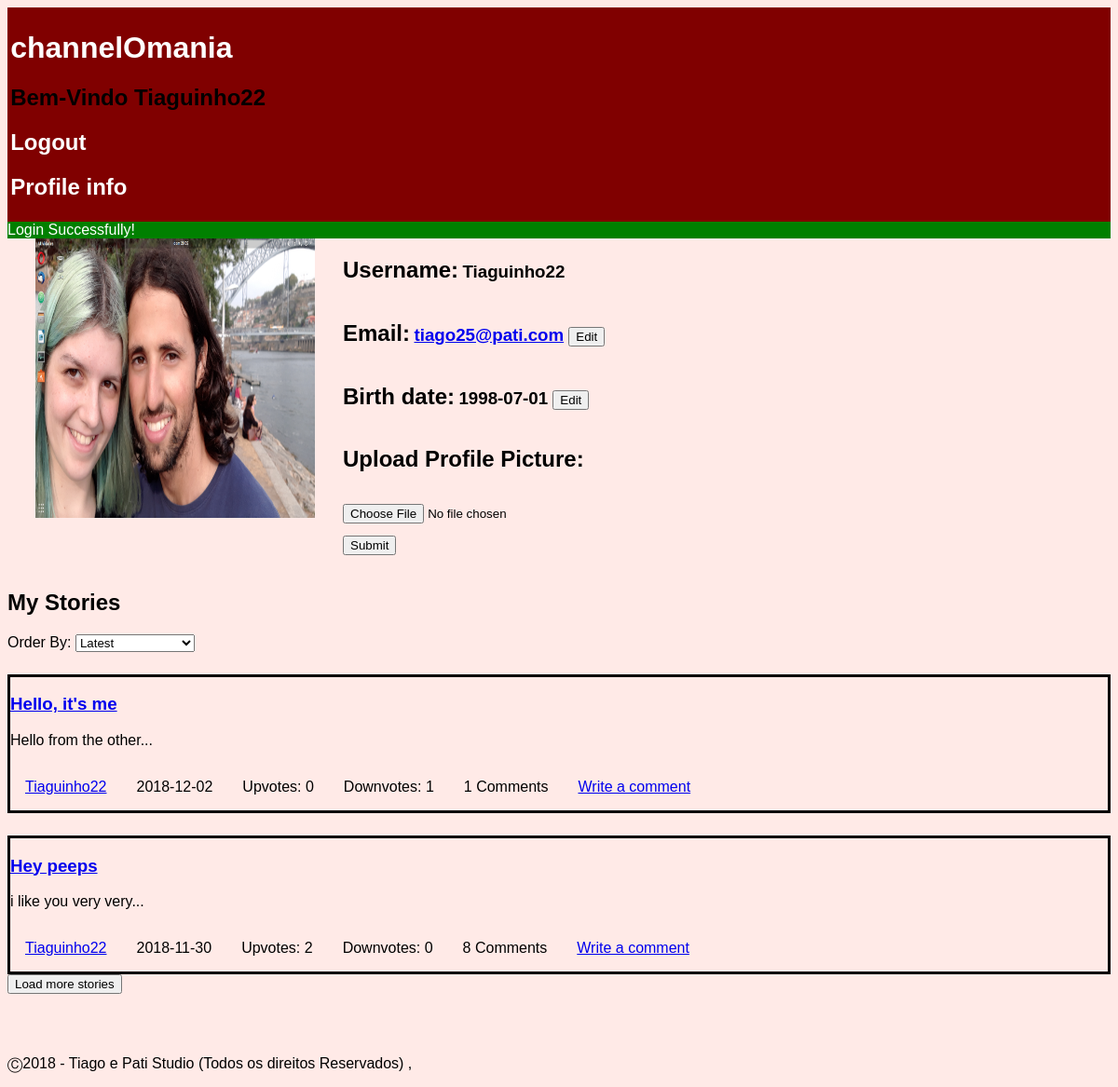
/pages/profile.php (signed in), run on an earlier commit of the app's database.
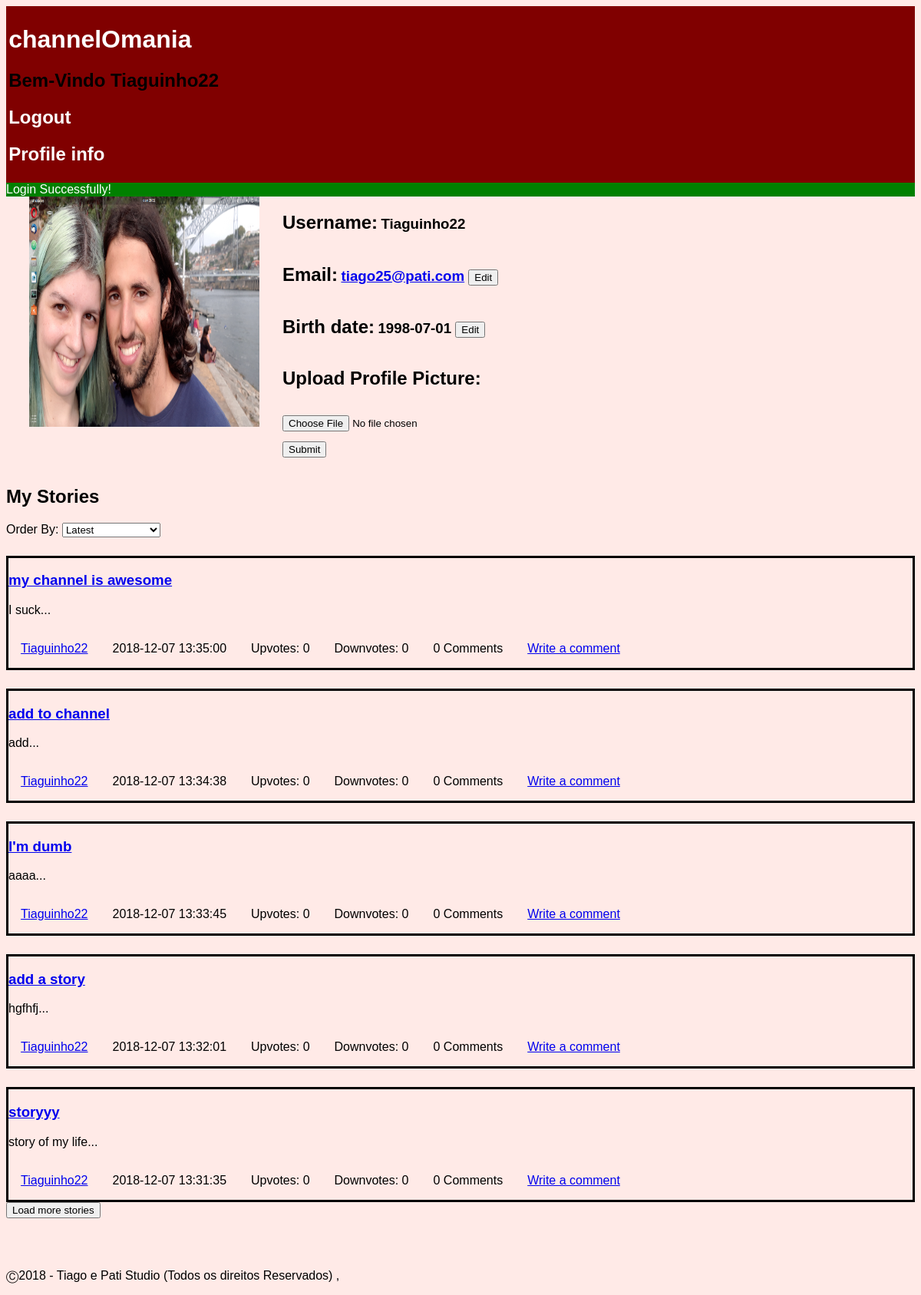
And on a later commit of the database.
### tables this page shows
CREATE TABLE 'story'
(
	'storyID' INTEGER NOT NULL PRIMARY KEY,
	'title' TEXT NOT NULL,
	'content' TEXT NOT NULL,
	'upvotes' INTEGER NOT NULL DEFAULT 0,
	'downvotes' INTEGER NOT NULL DEFAULT 0,
	'author' INTEGER NOT NULL,
	'date' TEXT NOT NULL,
	'channel' INTEGER NOT NULL,
	CONSTRAINT 'FK_author' FOREIGN KEY ('author') REFERENCES 'user' ('ID') ON DELETE No Action ON UPDATE No Action,
	CONSTRAINT 'FK_story_channel' FOREIGN KEY ('channel') REFERENCES 'channel' ('ID') ON DELETE No Action ON UPDATE No Action
);

CREATE TABLE 'user'
(
	'ID' INTEGER NOT NULL PRIMARY KEY AUTOINCREMENT,
	'username' TEXT NOT NULL,
	'email' TEXT NOT NULL,
	'password' TEXT NOT NULL,
	'birth' TEXT ,
	'profilePic' TEXT,
	CONSTRAINT 'username' UNIQUE ('username')
);

### database/db_list.php (called while the page is built, shortened)
<?php
function listProfile($username) {
  $db = Database::instance()->db();
  $stmt = $db->prepare('SELECT * FROM user WHERE username = ?');
  $stmt->execute(array($username));
  return $stmt->fetch();
}
function getStoriesByUser($username,$sort='',$offset=0,$limit=5) {
  switch($sort){
    default:
      $order = 'storyID DESC';
      break;
  }
  $db = Database::instance()->db();
  $stmt = $db->prepare('SELECT *,(SELECT COUNT(*) FROM comment WHERE comment.story == storyID) AS n_comments FROM story INNER JOIN user ON user.ID == story.author WHERE user.username == ? ORDER BY '.$order.' LIMIT ? OFFSET ?');
  $stmt->execute(array($username,$limit,$offset));
  return $stmt->fetchAll();
}
?>

### templates/tpl_mainpage.php (the view, shortened to what this page needs)
<?php include_once('../templates/tpl_story.php'); ?>
<?php function draw_story_list_item($story) { ?>
  <section id="story_preview">
    <h3><a href = "../pages/story.php?storyId=<?php echo($story['storyID']); ?>" ><?php echo($story['title']); ?></a></h3>
    <p><?php echo(substr($story['content'],0,20)); ?>...</p>
    <?php draw_story_info($story); ?>
  </section>
<?php } ?>
<?php function draw_story_info($story) { ?>
  <ul>
    <li><a href="../pages/profile.php?userId=<?php echo($story['author']); ?>"><?php echo($story['username']); ?></a></li>
    <li><?php echo($story['date']); ?></li>
    <li class="nUpVote" data-id="<?php echo($story['storyID']); ?>">Upvotes: <?php echo($story['upvotes']); ?></li>
    <li class="nDownVote" data-id="<?php echo($story['storyID']); ?>">Downvotes: <?php echo($story['downvotes']); ?></li>
    <li><?php echo($story['n_comments']); ?> Comments</li>
    <li><a href="../pages/new_comment.php?storyId=<?php echo($story['storyID']); ?>"> Write a comment</a></li>
  </ul>
<?php } ?>

### pages/profile.php (shortened to what this page needs)
<?php
  include_once('../database/db_list.php');
  include_once('../templates/tpl_common.php');
  include_once('../templates/tpl_profile.php');
  include_once('../templates/tpl_mainpage.php');
  if (isset($_SESSION['username'])){
    draw_header();
  }else {
    header('Location: login.php');
    die();
  }
  if(isset($_GET['userId']))
    $userInfo = listProfile(getUsernameFromId($_GET['userId']));
  else
    $userInfo = listProfile($_SESSION['username']);
  $userInfo['stories']=getStoriesByUser($userInfo['username']);
  draw_profile($userInfo);
  draw_user_stories($userInfo['stories']);
  draw_footer();
?>

### templates/tpl_common.php (shortened to what this page needs)
<?php function draw_header(){
?>
<!DOCTYPE html>
<html lang="en-US">
  <head>
    <link href="../css/style.css" rel="stylesheet">
  </head>
  <body>
    <header class="header">
      <h1><a href="mainpage.php">channelOmania</a></h1>
      <?php if(isset($_SESSION['username'])){ ?>
        <h2>Bem-Vindo <?php echo($_SESSION['username']) ?> </h2>
        <h2><a href="../actions/action_logout.php">Logout</a></h2>
        <h2><a href="../pages/profile.php">Profile info</a></h2>
      <?php } ?>
    </header>
    <?php if (isset($_SESSION['messages'])) {?>
      <section id="messages">
        <?php foreach($_SESSION['messages'] as $message) { ?>
          <div class="<?=$message['type']?>"><?=$message['content']?></div>
        <?php } ?>
      </section>
    <?php unset($_SESSION['messages']); } ?>
<?php } ?>
<?php function draw_footer(){
  ?>
  <footer>
    <p>	&#9400;2018 - Tiago e Pati Studio (Todos os direitos Reservados) ,</p>
  </footer>
</body>
</html>
<?php }
 ?>

### templates/tpl_profile.php (shortened to what this page needs)
<?php function draw_profile($userInfo) { ?>
  <?php if($userInfo['username'] == $_SESSION['username']) { ?>
  <form action="../actions/action_edit_profile.php" method="post" enctype="multipart/form-data">
  <?php } ?>
  <section id="profile">
    <img id="profile_pic" src="../files/profilePics/<?php if($userInfo['profilePic']!="") { echo($userInfo['profilePic']); } else {?>default.png<?php } ?>" alt="<?php echo($userInfo['username']); ?>'s profile picture">
    <div id="profile_info">
      <h2>Username: </h2>
      <h3><?php echo($userInfo['username']); ?></h3><br>
      <h2>Email: </h2>
      <h3 id="emailInfo"><a href="mailto:<?php echo($userInfo['email']); ?>"><?php echo($userInfo['email']); ?></a>
      <?php if($userInfo['username'] == $_SESSION['username']) { ?>
        <button text='Edit' onclick="edit('email')">Edit</button>
      <?php } ?></h3><br>
      <h2>Birth date: </h2>
      <h3 id="birthInfo"><time datetime="<?php echo($userInfo['birth']); ?>"><?php echo($userInfo['birth']); ?></time>
        <?php if($userInfo['username'] == $_SESSION['username']) { ?>
          <button text='Edit' onclick="edit('birth')">Edit</button>
        <?php } ?></h3><br>
      <?php if($userInfo['username'] == $_SESSION['username']) { ?>
      <h2>Upload Profile Picture: </h2>
        <h3>
            <input type="file" name="profilePic" accept="image/*">
            <input type="submit">
        </h3>
      <?php } ?>
    </div>
  </section>
  <?php if($userInfo['username'] == $_SESSION['username']) { ?>
    </form>
  <?php } ?>
<?php } ?>
<?php function draw_user_stories($stories) { ?>
  <section id="myStories" data-id="<?php echo $stories[0]['ID'] ?>">
    <h1>My Stories</h1>
      <?php draw_story_list($stories); ?>
  </section>
<?php } ?>

### templates/tpl_story.php (shortened to what this page needs)
<?php include_once('../templates/tpl_mainpage.php'); ?>
<?php include_once('../database/db_list.php'); ?>
<?php function draw_story_list($storyInfo) { ?>
  <p>Order By:
  <select id='orderSelector'>
    <option value="mRecent">Latest</option>
  </select></p>
  <section id="storyList">
  <?php foreach($storyInfo as $story) { ?>
    <?php draw_story_list_item($story); ?>
  <?php } ?>
  </section>
  <button id="btnLoadStories">Load more stories</button>
<?php } ?>

### css/style.css (style rules this page uses)
body { font-family: Helvetica; background-color: #FFEAE7; }
.header { background-color: #800000; padding: 0.2em; position: relative; }
.header a { color: white; font-family: Helvetica; text-decoration: none; }
#messages .success { background-color: green; color: white; }
#story_preview, #comment { margin-top: 2%; border-style: solid; }
input { display: block; margin: 1em 0; }
#profile { display: inline-block; }
#profile #profile_info { float: left; }
#profile #profile_info h2 { display: inline-flex; }
#profile #profile_info h3 { display: inline; }
#profile #profile_pic { height: 300px; width: 300px; float: left; padding: 0px 30px; }
#myStories { display: block; }
footer { clear: left; padding-top: 50px; }
ul { display: flex; flex-wrap: wrap; flex-direction: row; padding: 0; margin: 0; }
li { text-align: center; list-style-type: none; padding: 1em; }

What changed in the data, as far as the page shows it:
no longer on this page (row unchanged): story: title "Hello, it's me", content "Hello from the other", author.username "Tiaguinho22", date "2018-12-02", upvotes "0", downvotes "1", n_comments "1"
no longer on this page (row unchanged): story: title "Hey peeps", content "i like you very very", author.username "Tiaguinho22", date "2018-11-30", upvotes "2", downvotes "0", n_comments "8"
added story: title "my channel is awesome", content "I suck", author.username "Tiaguinho22", date "2018-12-07 13:35:00", upvotes "0", downvotes "0", n_comments "0"
added story: title "add to channel", content "add", author.username "Tiaguinho22", date "2018-12-07 13:34:38", upvotes "0", downvotes "0", n_comments "0"
added story: title "I'm dumb", content "aaaa", author.username "Tiaguinho22", date "2018-12-07 13:33:45", upvotes "0", downvotes "0", n_comments "0"
added story: title "add a story", content "hgfhfj", author.username "Tiaguinho22", date "2018-12-07 13:32:01", upvotes "0", downvotes "0", n_comments "0"
added story: title "storyyy", content "story of my life", author.username "Tiaguinho22", date "2018-12-07 13:31:35", upvotes "0", downvotes "0", n_comments "0"
